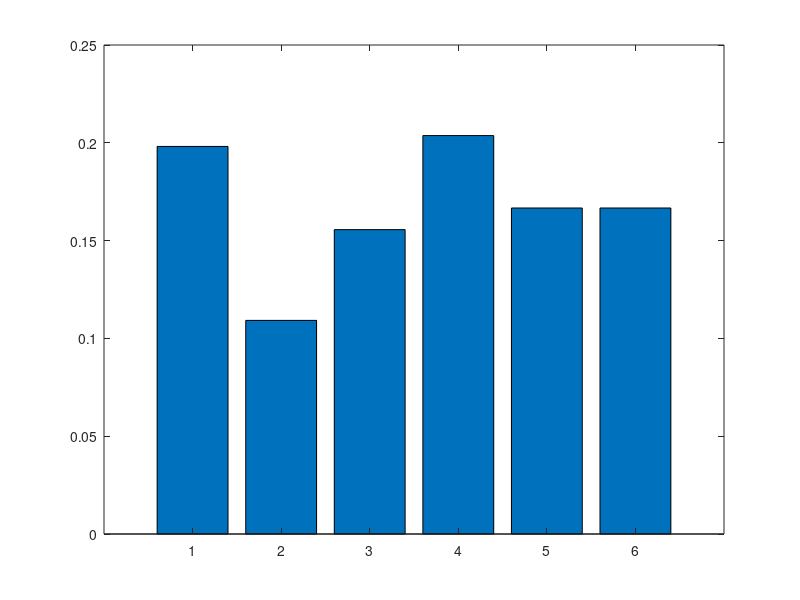

Source code (MATLAB):
i=[2 3 3 4 4 1 6 5];
j=[1 1 2 2 3 4 5 6];
G=sparse(i,j,1,6,6)
p=0.85;
c=sum(G,1);
k=find(c);
D=sparse(k,k,1./c(k),6,6);
e=ones(6,1);
z=((1-p)*(c~=0)+1*(c==0))/6;
x=5000*ones(6,1);
for k=1:1000
    x=p*G*D*x+e*z*x;
end
x=x/sum(x);
bar(x)